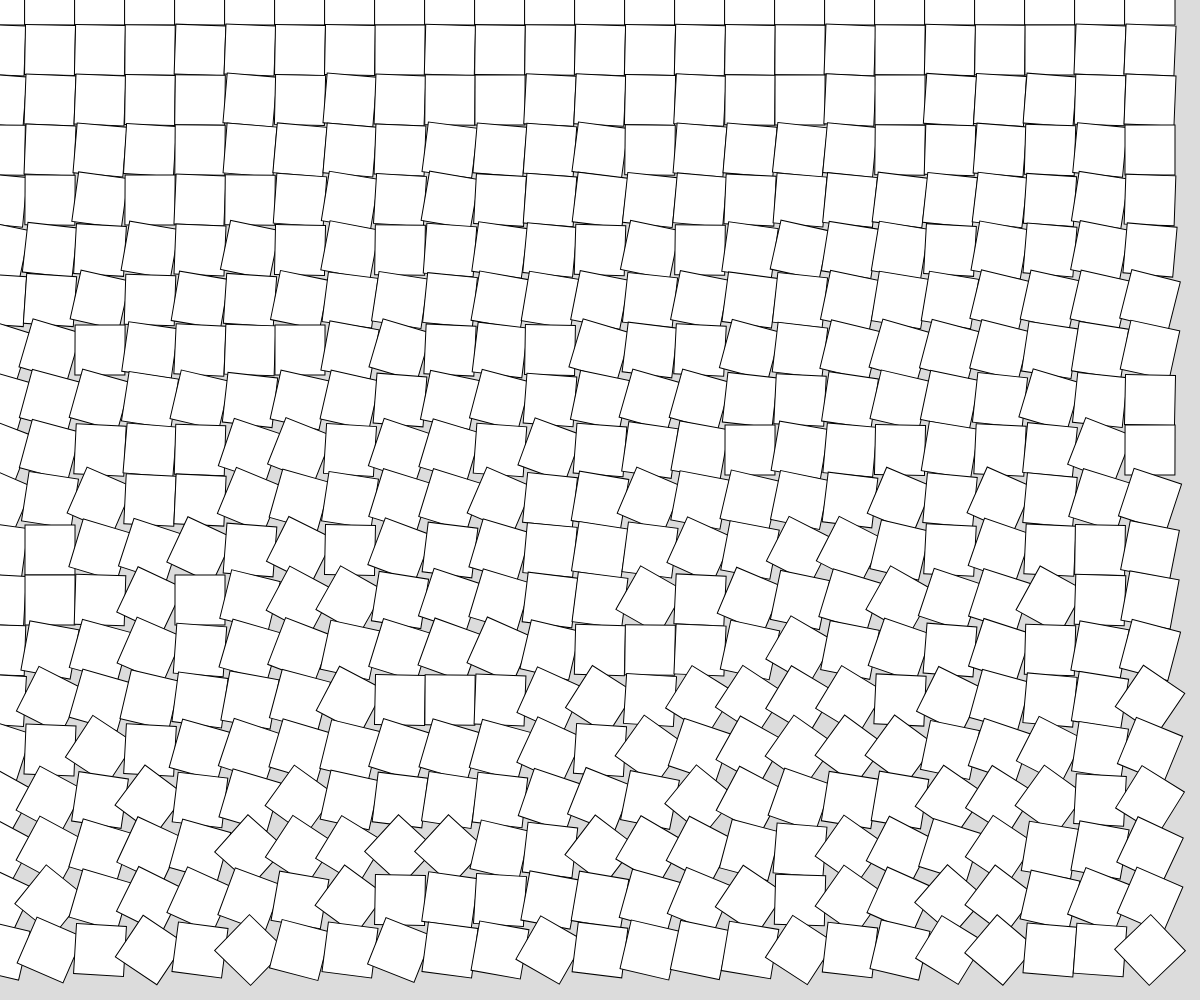
Frame 1 (no input)
Frame 60 (no input): identical to frame 1, image omitted
Frame 120 (the mouse pressed at the canvas centre since frame 60): identical to frame 1, image omitted

The p5.js sketch that drew this single still picture (run headless with seeded random() and noise() and a simulated clock; from frame 60 on, the mouse is pressed at the canvas centre):

// p5.js sketch
// ── sketch.js
// Cubic Disarray
// March 7, 2023

let boxes = [];

function setup() {
  createCanvas(windowWidth, windowHeight);
  angleMode(DEGREES);
  rectMode(CENTER)


  
  for (let y = 0; y < height; y += 50) {
    for(let x = 0; x < width; x += 50){
      spawnBox(x,y, 50, random(y*0.05)); 
    }
  }
  
}

function draw() {
  background(220);
  // display all boxes

  for (let i = 0; i < boxes.length; i++){
    displayBox(boxes[i]);
  }
}


function displayBox(myBox) {
  push(); // saving transformation matrix
  translate(myBox.x, myBox.y);
  rotate(myBox.rotation);
  square(0,0,myBox.size);
  pop(); // resetting transformation matrix
}
function spawnBox(theX, theY, theSize, howRotated) {
  let someBox = {
    x: theX,
    y: theY,
    size: theSize,
    rotation: howRotated,
  };
  boxes.push(someBox);


}
